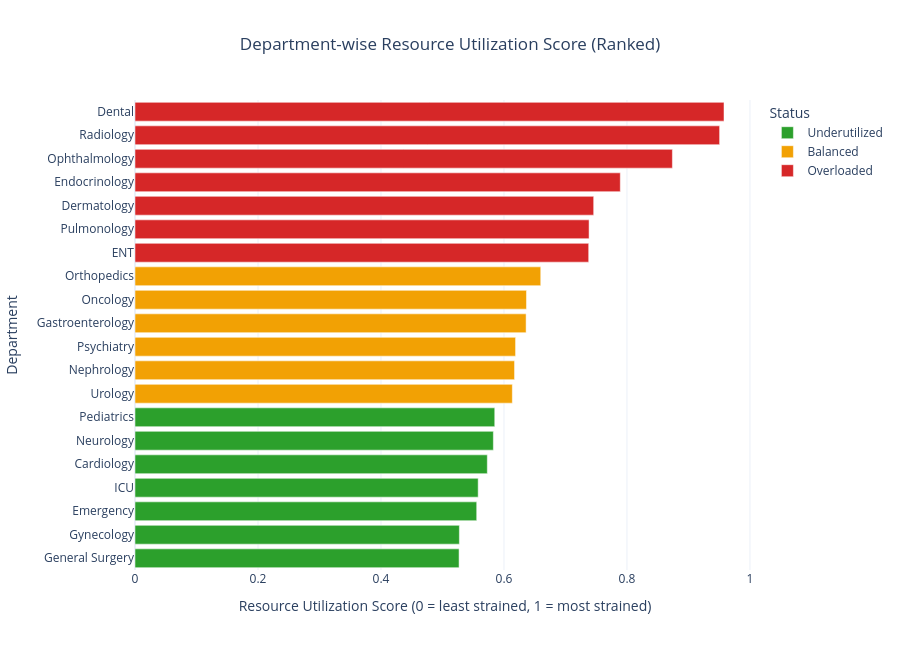

The notebook cell this image was saved under:
### Markdown cell above
## 4. Main chart — ranked Resource Utilization Score

Required by the Milestone 3 PDF: *"combined resource-utilization ... ranked bar chart
across departments."* Answers: which departments show the greatest resource strain?

### Code cell
STATUS_COLORS = {"Overloaded": "#D62728", "Balanced": "#F2A104", "Underutilized": "#2CA02C"}
plot_df = dept_util.sort_values("Resource_Utilization_Score", ascending=True)

fig_main = px.bar(
    plot_df, x="Resource_Utilization_Score", y="Department_Name", orientation="h",
    color="Status", color_discrete_map=STATUS_COLORS,
    custom_data=["Status", "Patients_per_Doctor", "Bed_Utilization", "Admissions"],
    title="Department-wise Resource Utilization Score (Ranked)",
)
fig_main.update_traces(
    hovertemplate=(
        "<b>%{y}</b><br>Resource Utilization Score: %{x:.3f}<br>"
        "Status: %{customdata[0]}<br>Patients per Doctor: %{customdata[1]:.1f}<br>"
        "Bed Utilization: %{customdata[2]:.1f}<br>Admissions: %{customdata[3]}<extra></extra>"
    )
)
fig_main.update_layout(
    title_x=0.5, xaxis_title="Resource Utilization Score (0 = least strained, 1 = most strained)",
    yaxis_title="Department", template="plotly_white", height=650, legend_title="Status",
)
fig_main.show()

### Figure 1 — Plotly figure (JSON) as saved in the notebook; plotly's stock layout.template omitted (floating-point values rounded to 4 significant figures)
{"data": [{"customdata": [["Underutilized", 9.722, 4.375, 175], ["Underutilized", 9.353, 5.3, 159], ["Underutilized", 9.853, 5.583, 335], ["Underutilized", 10.12, 5.06, 253], ["Underutilized", 10.13, 5.825, 233], ["Underutilized", 10.0, 6.667, 200], ["Underutilized", 10.26, 6.156, 277]], "hovertemplate": "<b>%{y}</b><br>Resource Utilization Score: %{x:.3f}<br>Status: %{customdata[0]}<br>Patients per Doctor: %{customdata[1]:.1f}<br>Bed Utilization: %{customdata[2]:.1f}<br>Admissions: %{customdata[3]}<extra></extra>", "legendgroup": "Underutilized", "marker": {"color": "#2CA02C", "pattern": {"shape": ""}}, "name": "Underutilized", "orientation": "h", "showlegend": true, "textposition": "auto", "type": "bar", "x": [0.5269, 0.5274, 0.5556, 0.558, 0.5729, 0.5827, 0.585], "xaxis": "x", "y": ["General Surgery", "Gynecology", "Emergency", "ICU", "Cardiology", "Neurology", "Pediatrics"], "yaxis": "y"}, {"customdata": [["Balanced", 9.941, 8.45, 169], ["Balanced", 9.909, 8.72, 218], ["Balanced", 9.37, 10.12, 253], ["Balanced", 9.63, 10.4, 260], ["Balanced", 10.03, 9.457, 331], ["Balanced", 10.67, 9.143, 320]], "hovertemplate": "<b>%{y}</b><br>Resource Utilization Score: %{x:.3f}<br>Status: %{customdata[0]}<br>Patients per Doctor: %{customdata[1]:.1f}<br>Bed Utilization: %{customdata[2]:.1f}<br>Admissions: %{customdata[3]}<extra></extra>", "legendgroup": "Balanced", "marker": {"color": "#F2A104", "pattern": {"shape": ""}}, "name": "Balanced", "orientation": "h", "showlegend": true, "textposition": "auto", "type": "bar", "x": [0.6136, 0.6172, 0.6188, 0.636, 0.6366, 0.6598], "xaxis": "x", "y": ["Urology", "Nephrology", "Psychiatry", "Gastroenterology", "Oncology", "Orthopedics"], "yaxis": "y"}, {"customdata": [["Overloaded", 10.24, 14.33, 215], ["Overloaded", 10.93, 12.68, 317], ["Overloaded", 8.95, 17.9, 179], ["Overloaded", 9.969, 17.72, 319], ["Overloaded", 9.926, 22.33, 268], ["Overloaded", 9.852, 26.6, 266], ["Overloaded", 10.54, 25.3, 253]], "hovertemplate": "<b>%{y}</b><br>Resource Utilization Score: %{x:.3f}<br>Status: %{customdata[0]}<br>Patients per Doctor: %{customdata[1]:.1f}<br>Bed Utilization: %{customdata[2]:.1f}<br>Admissions: %{customdata[3]}<extra></extra>", "legendgroup": "Overloaded", "marker": {"color": "#D62728", "pattern": {"shape": ""}}, "name": "Overloaded", "orientation": "h", "showlegend": true, "textposition": "auto", "type": "bar", "x": [0.7377, 0.7383, 0.7459, 0.7891, 0.8738, 0.9506, 0.9578], "xaxis": "x", "y": ["ENT", "Pulmonology", "Dermatology", "Endocrinology", "Ophthalmology", "Radiology", "Dental"], "yaxis": "y"}], "layout": {"barmode": "relative", "height": 650, "legend": {"title": {"text": "Status"}, "tracegroupgap": 0}, "title": {"text": "Department-wise Resource Utilization Score (Ranked)", "x": 0.5}, "xaxis": {"anchor": "y", "domain": [0.0, 1.0], "title": {"text": "Resource Utilization Score (0 = least strained, 1 = most strained)"}}, "yaxis": {"anchor": "x", "domain": [0.0, 1.0], "title": {"text": "Department"}}}}
